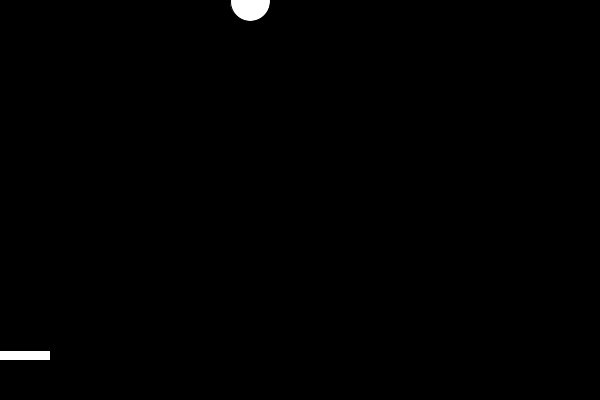
Frame 1 (no input)
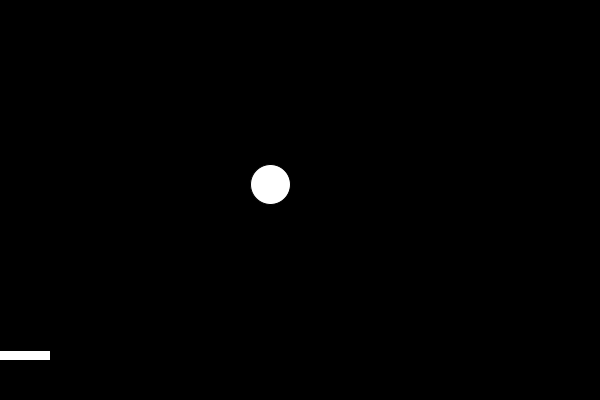
Frame 60 (the mouse pressed at the canvas centre just before this capture)
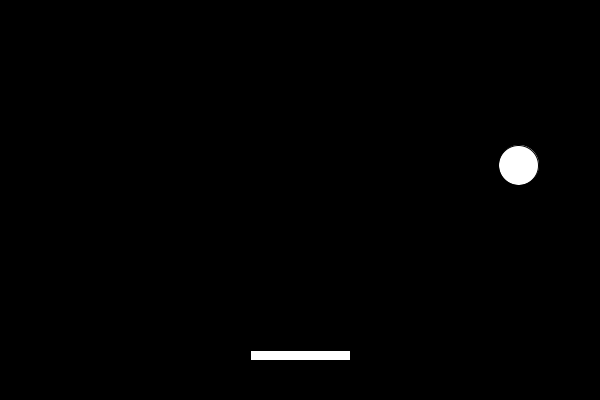
Frame 120 (the mouse held since frame 60 and released just before this capture)

The Processing sketch that drew these frames (run headless with seeded random() and noise(); from frame 60 on, the mouse is pressed at the canvas centre):

// Processing sketch: processing_149372
// ── processing_149372.pde

float xSpeed = 10;
float ySpeed = 2;
float xPosition = 250;
float yPosition = 1;

float ballWidth = 40;
float ballHeight = 40;
float rectWidth = 100;
float rectHeight = 10;
void setup()
{
  background(0,0,0);
  size(600,400);
  smooth();
}

void draw()
{
  
  background(0);
  fill(255,255,255);
  ellipse(xPosition,yPosition, ballWidth, ballHeight);
  rect(mouseX-50,350,rectWidth,rectHeight);
  
  ySpeed +=.25;
  xSpeed *=1;
  xPosition += xSpeed;
  yPosition += ySpeed;

  if (xPosition > width-rectWidth/2)
  {
    xPosition=width-rectWidth/2;
    xSpeed=-xSpeed;
  }
 

  if (xPosition<rectWidth)
  {
    xPosition=rectWidth;   
    xSpeed=-xSpeed;
  }
 
  if (yPosition > 350-ballHeight/2)
  {
    yPosition=350-ballHeight/2;
    ySpeed = -ySpeed*.9;
  }
 
  if (yPosition > 350-ballHeight/2-1)
  {
    xSpeed *=.9975;
  }
}

void keyPressed()
{
  xPosition = random(600);
  yPosition = 10;
  xSpeed = random(-15,15);
  ySpeed = 2;
}
  
